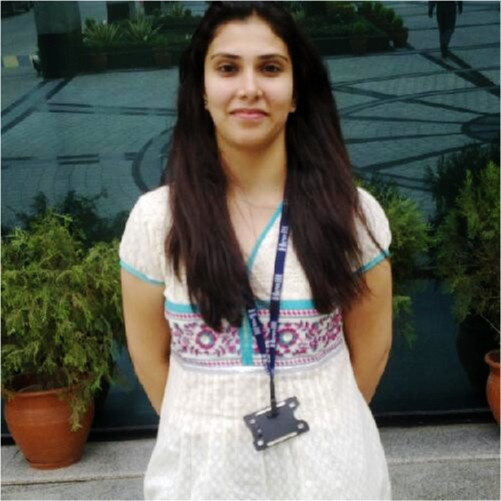
#> input picture Current_Portfolio/frontend/src/Ruchika.jpg, 501 x 501 px; its folder holds only this picture in this run
$ python -i create-concept-cutouts.py   (imports and definitions only)
#> lines starting #> are read from the running program, lines starting #| are printed output that depends on the picture; after the words box and inside, x2 and y2 are one past the last pixel; in counts of white or black regions, pixels touching at a corner belong together
from collections import deque
from pathlib import Path

import numpy as np
from PIL import Image, ImageFilter


ROOT = Path(__file__).resolve().parents[1]
SRC = ROOT / "public" / "models" / "concepts"
DEST = ROOT / "public" / "models" / "cutouts"


def edge_background_color(rgb: np.ndarray) -> np.ndarray:
    h, w, _ = rgb.shape
    strips = np.concatenate(
        [
            rgb[:24, :, :].reshape(-1, 3),
            rgb[h - 24 :, :, :].reshape(-1, 3),
            rgb[:, :24, :].reshape(-1, 3),
            rgb[:, w - 24 :, :].reshape(-1, 3),
        ],
        axis=0,
    )
    return np.median(strips, axis=0)


def flood_background(rgb: np.ndarray, bg: np.ndarray, threshold: float = 48.0) -> np.ndarray:
    h, w, _ = rgb.shape
    diff = np.linalg.norm(rgb.astype(np.float32) - bg.astype(np.float32), axis=2)
    similar = diff < threshold
    visited = np.zeros((h, w), dtype=bool)
    q = deque()

    def push(y: int, x: int) -> None:
        if 0 <= y < h and 0 <= x < w and similar[y, x] and not visited[y, x]:
            visited[y, x] = True
            q.append((y, x))

    step = max(1, min(h, w) // 96)
    for x in range(0, w, step):
        push(0, x)
        push(h - 1, x)
    for y in range(0, h, step):
        push(y, 0)
        push(y, w - 1)

    while q:
        y, x = q.popleft()
        push(y - 1, x)
        push(y + 1, x)
        push(y, x - 1)
        push(y, x + 1)

    return visited


def make_cutout(src_path: Path, dest_path: Path) -> None:
#> called with src_path = '../src/Ruchika.jpg', dest_path = 'out.png'
    image = Image.open(src_path).convert("RGBA")
    rgb = np.asarray(image.convert("RGB"))
#> rgb is the input picture: shape (501, 501, 3); mean R, G, B 91.5, 93.8, 85.1
    bg = edge_background_color(rgb)
#> bg = [57, 80, 78]
    background = flood_background(rgb, bg)
#> in flood_background, `diff = np.linalg.norm(rgb.astype(np.float32) - bg.astype(np.float32), ..`:
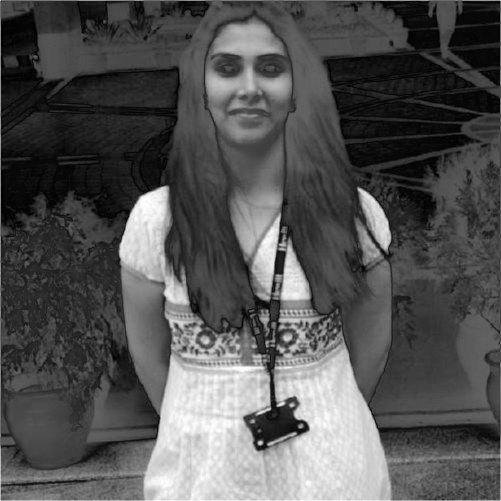
#> diff: shape (501, 501) float32; min 1, max 317.5, mean 105.3; drawn with min black and max white
#> in flood_background, `similar = diff < threshold`:
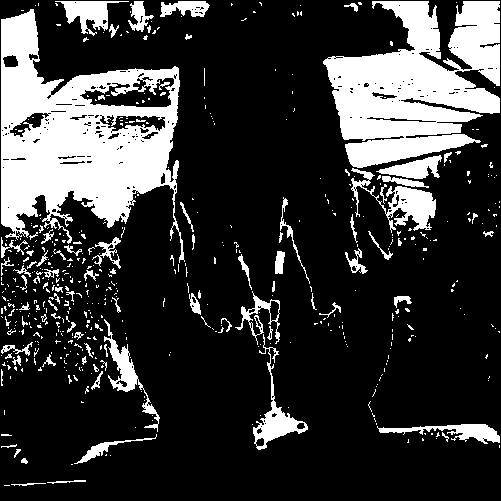
#> similar: shape (501, 501) bool; 22.1% white; 526 white regions (438 under 20 px), largest, box (x1, y1, x2, y2) and area: (1, 9, 185, 263) 22529, (323, 1, 500, 168) 18058, (351, 168, 436, 233) 1755
#> background: shape (501, 501) bool; every value is 0

    # Conservative mask: only remove background connected to the image boundary.
    alpha = np.where(background, 0, 255).astype(np.uint8)
#> alpha: shape (501, 501); every value is 255
    alpha_img = Image.fromarray(alpha, mode="L")
    alpha_img = alpha_img.filter(ImageFilter.MinFilter(3))
    alpha_img = alpha_img.filter(ImageFilter.GaussianBlur(1.1))

    out = image.copy()
    out.putalpha(alpha_img)
    out.save(dest_path)


def main() -> None:
    DEST.mkdir(parents=True, exist_ok=True)
    for src_path in sorted(SRC.glob("[0-9][0-9]-*.png")):
        dest_path = DEST / src_path.name
        make_cutout(src_path, dest_path)
        print(f"wrote {dest_path.relative_to(ROOT)}")


# [2 lines not run here, left out]

>>> result = make_cutout('../src/Ruchika.jpg', 'out.png')

$ run again, on Current_Portfolio/frontend/src/Subhashree.jpg
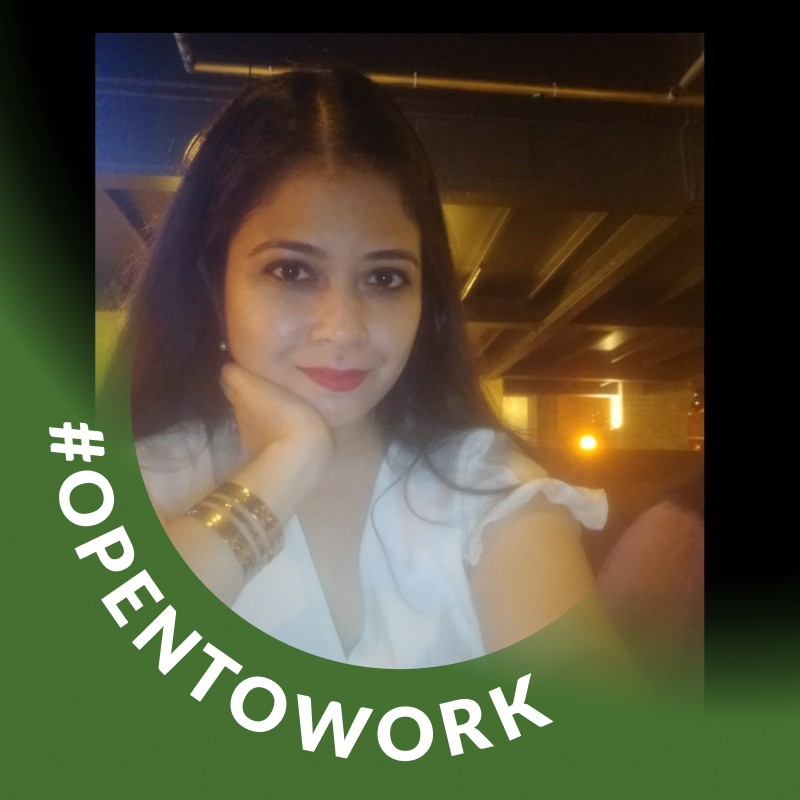
#> input picture Current_Portfolio/frontend/src/Subhashree.jpg, 800 x 800 px
#> in make_cutout, rgb is the input picture: shape (800, 800, 3); mean R, G, B 83.9, 82.3, 58.4
#> bg = [20, 33, 15]
#> in flood_background, `similar = diff < threshold`:
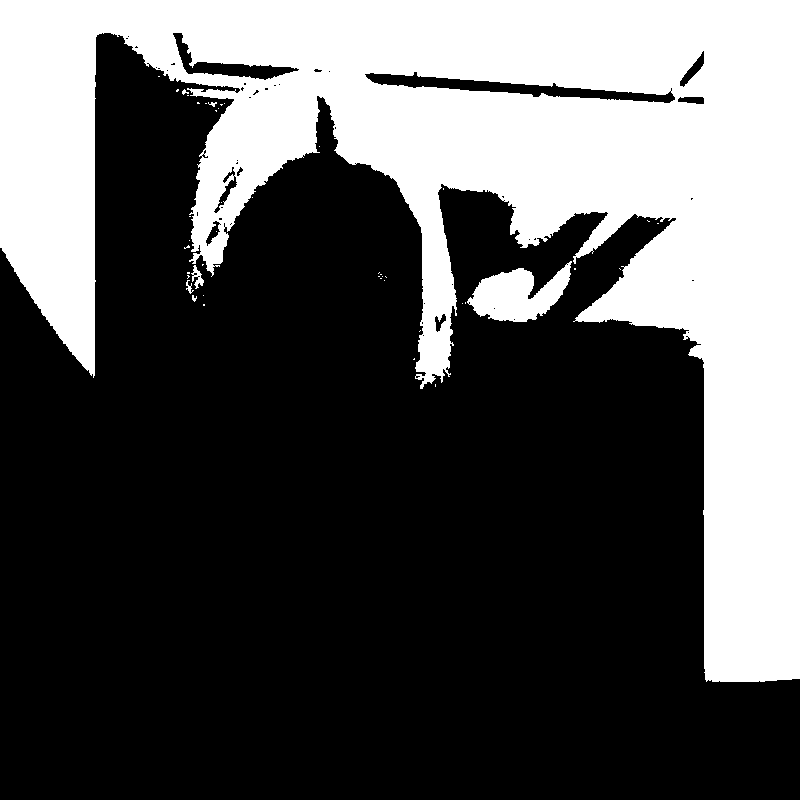
#> similar: shape (800, 800) bool; 33.7% white; 45 white regions (38 under 20 px), largest, box (x1, y1, x2, y2) and area: (0, 0, 800, 682) 212005, (467, 261, 572, 322) 3602, (191, 265, 204, 289) 133
#> background: shape (800, 800) bool; 33.1% white; 1 white region, box (x1, y1, x2, y2) and area: (0, 0, 800, 682) 211982
#> in make_cutout, `out.putalpha(alpha_img)`:
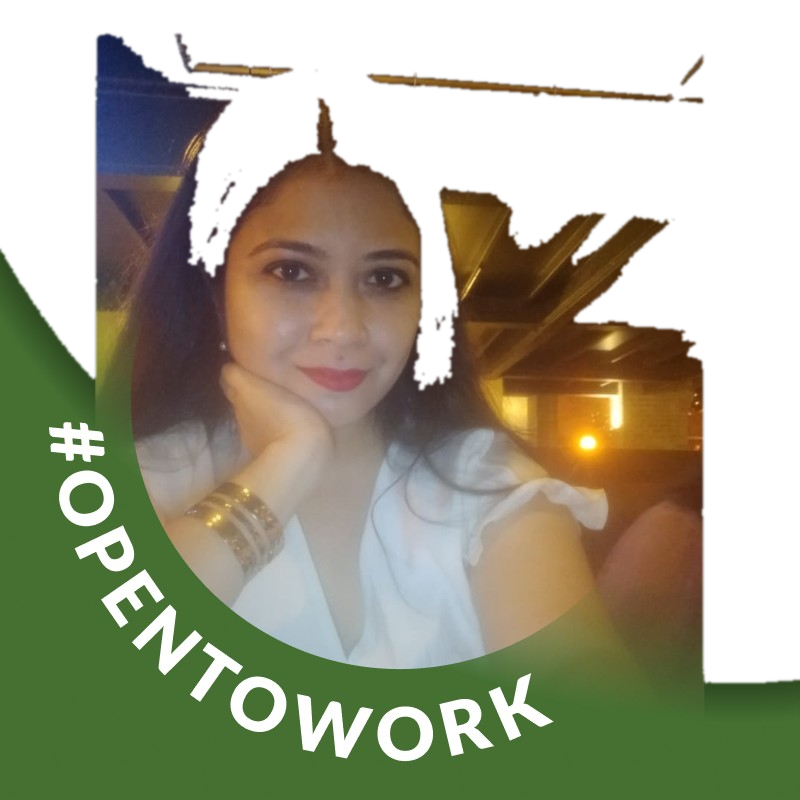
#> out: PIL image 800x800 RGBA; mean R, G, B, A 83.9, 82.3, 58.4, 168.2; transparent parts drawn white
